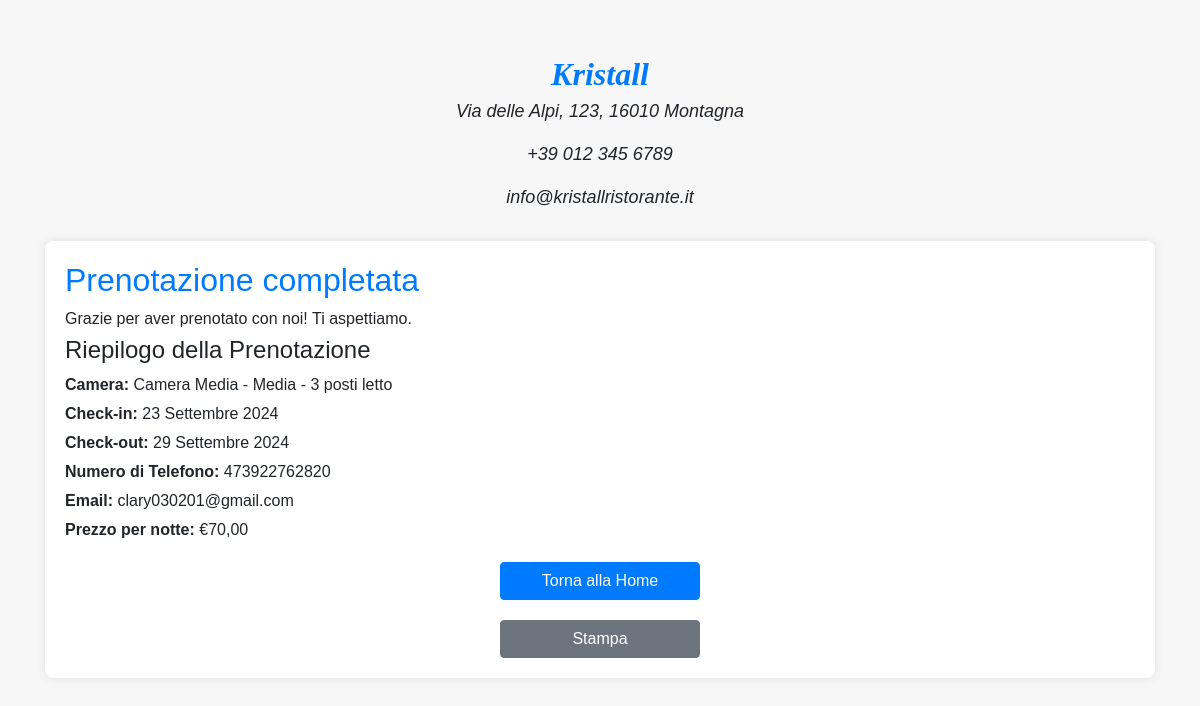
The app's page /core/booking_success/ (signed in), older data.
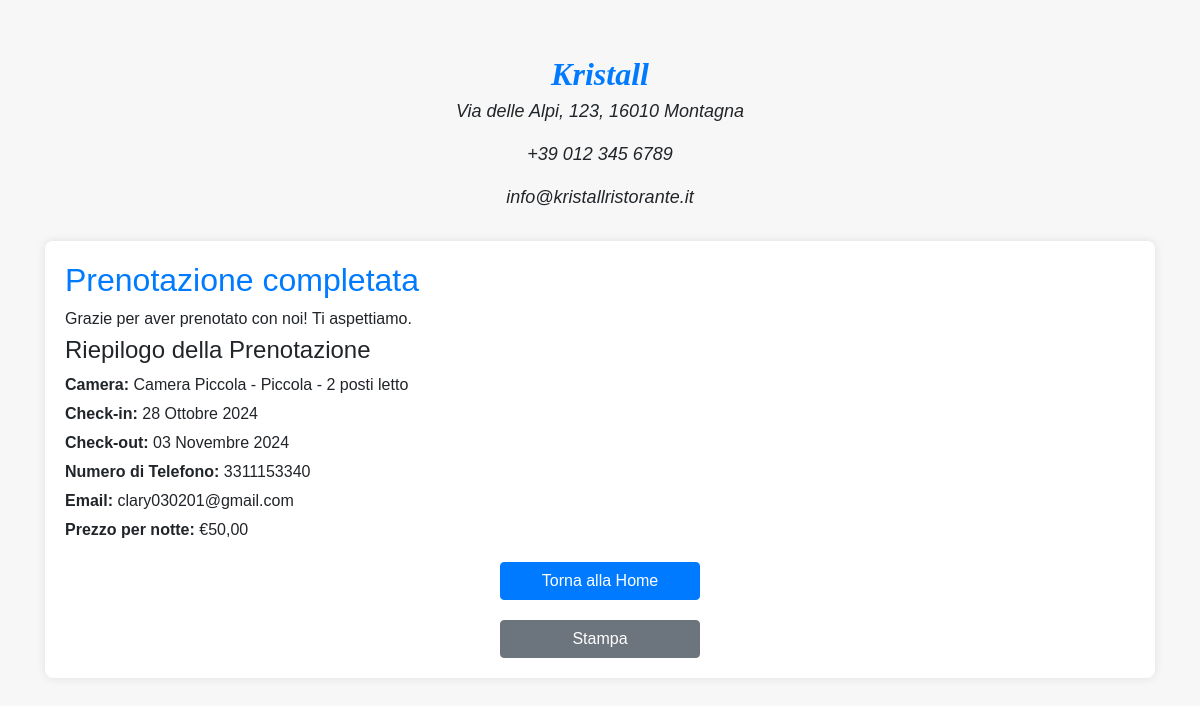
The same page, newer data.
### core/models.py (models this page shows, shortened)
class RoomBooking(models.Model):
    user = models.ForeignKey(User, on_delete=models.CASCADE, null=True, blank=True)
    camera = models.ForeignKey(Camera, on_delete=models.CASCADE)
    start_date = models.DateField()
    end_date = models.DateField()
    numero_telefono = models.CharField(max_length=15)
    email = models.EmailField()
    note = models.TextField(blank=True)
    created_at = models.DateTimeField(auto_now_add=True)
    class Meta:
        verbose_name = "Prenotazione Camera"
        verbose_name_plural = "Prenotazioni Camere"
        ordering = ['start_date']

class Camera(models.Model):
    SMALL = 'small'
    MEDIUM = 'medium'
    LARGE = 'large'
    ROOM_SIZE_CHOICES = [
        (SMALL, 'Piccola'),
        (MEDIUM, 'Media'),
        (LARGE, 'Grande'),
    ]
    tipo = models.CharField(max_length=10, choices=ROOM_SIZE_CHOICES)
    camere_totali = models.IntegerField(default=0)
    nome = models.CharField(max_length=50)
    numero_posti_letto = models.IntegerField(default=1)
    prezzo_per_notte = models.DecimalField(max_digits=10, decimal_places=2)
    descrizione = models.TextField(blank=True)
    MY_CONSTANT = "camere/"
    immagine1 = models.ImageField(upload_to= MY_CONSTANT, blank=True, null=True)
    immagine2 = models.ImageField(upload_to= MY_CONSTANT, blank=True, null=True)
    immagine3 = models.ImageField(upload_to= MY_CONSTANT, blank=True, null=True)
    class Meta:
        verbose_name = "Camera"
        verbose_name_plural = "Camere"

### core/views.py (the view)
# urls.py: path('booking_success/', views.booking_success, name='booking_success'),
def booking_success(request):
    last_booking = RoomBooking.objects.filter(user=request.user).order_by('-created_at').first()
    return render(request, 'core/booking_success.html', {'booking': last_booking})

### core/templates/core/booking_success.html (shortened to what this page needs)
<!doctype html>
<html lang="it">
  <head>
    <link rel="stylesheet" href="https://stackpath.bootstrapcdn.com/bootstrap/4.5.2/css/bootstrap.min.css">
  </head>
  <body>
    <div class="container">
      <div class="hotel-info">
        <div class="hotel-name">Kristall</div>
        <p>Via delle Alpi, 123, 16010 Montagna</p>
        <p>+39 012 345 6789</p>
        <p>info@kristallristorante.it</p>
      </div>
      <div class="booking-summary">
        <h2>Prenotazione completata</h2>
        <p>Grazie per aver prenotato con noi! Ti aspettiamo.</p>
        {% if booking %}
          <h4>Riepilogo della Prenotazione</h4>
          <p><strong>Camera:</strong> {{ booking.camera.nome }} - {{ booking.camera.get_tipo_display }} - {{ booking.camera.numero_posti_letto }} posti letto</p>
          <p><strong>Check-in:</strong> {{ booking.start_date }}</p>
          <p><strong>Check-out:</strong> {{ booking.end_date }}</p>
          <p><strong>Numero di Telefono:</strong> {{ booking.numero_telefono }}</p>
          <p><strong>Email:</strong> {{ booking.email }}</p>
          <p><strong>Prezzo per notte:</strong> €{{ booking.camera.prezzo_per_notte|floatformat:2 }}</p>
        {% else %}
          <p>Nessuna prenotazione trovata.</p>
        {% endif %}
        <a href="{% url 'core_home' %}" class="btn btn-primary btn-home">Torna alla Home</a>
        <button class="btn btn-secondary btn-print" onclick="window.print()">Stampa</button>
      </div>
    </div>
  </body>
</html>

Row changes from the older to the newer data that the page shows:
no longer on this page (row unchanged): RoomBooking: camera.nome "Camera Media", camera.tipo "Media", camera.numero_posti_letto "3", start_date "23 Settembre 2024", end_date "29 Settembre 2024", numero_telefono "473922762820", email "clary030201@gmail.com", camera.prezzo_per_notte "70,00"
added RoomBooking: camera.nome "Camera Piccola", camera.tipo "Piccola", camera.numero_posti_letto "2", start_date "28 Ottobre 2024", end_date "03 Novembre 2024", numero_telefono "3311153340", email "clary030201@gmail.com", camera.prezzo_per_notte "50,00"
